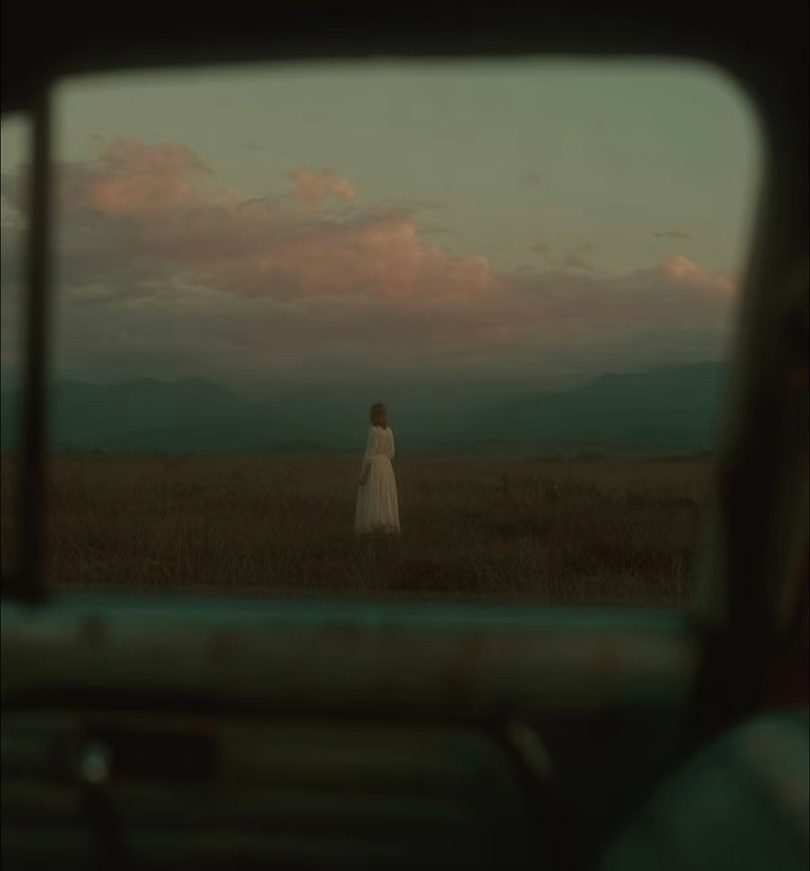
#> input picture image/data/woman.jpg, 810 x 871 px, shrunk from 1200 x 1290 before the run
$ python deblur.py
#> lines starting #> are read from the running program, lines starting #| are printed output that depends on the picture
import numpy as np
import matplotlib.pyplot as plt
from skimage import io, color
from scipy.ndimage import convolve
import os

def run_deblurring_experiment(image_path, lambda_reg=0.01):
    # 1. 加载并转为灰度（为了专注理解线性代数逻辑）
#> called with image_path = '../data/woman.jpg', lambda_reg = 0.05
    img_raw = io.imread(image_path)
#> img_raw is the input picture: shape (871, 810, 3); mean R, G, B 54.3, 54.2, 40.4
    if img_raw.ndim == 3:
        img = color.rgb2gray(img_raw[:,:,:3])
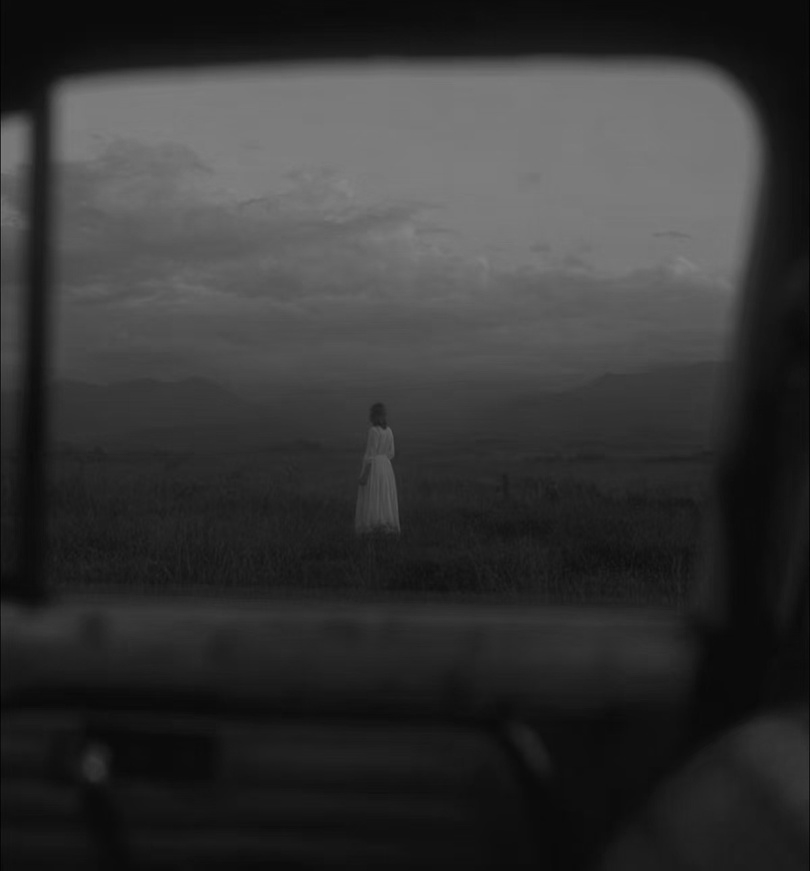
#> img: shape (871, 810) float64; min 0.012, max 0.525, mean 0.209
    else:
        img = img_raw
    img = img.astype(float) / 255.0
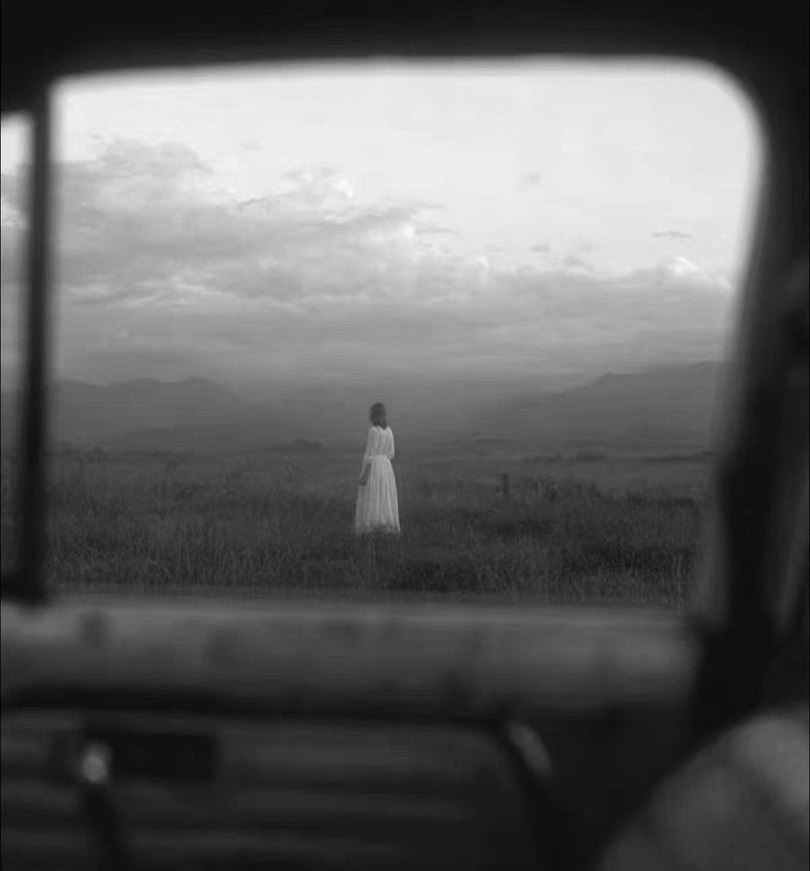
#> img: shape (871, 810) float64; min 4.72e-05, max 0.00206, mean 0.000819; drawn with min black and max white

    # 2. 模拟损坏过程 (y = Ax + v)
    # A: 高斯模糊算子
    psf = np.outer(np.exp(-0.5*np.linspace(-1,1,5)**2), np.exp(-0.5*np.linspace(-1,1,5)**2))
    psf /= psf.sum()
    img_blurred = convolve(img, psf, mode='reflect')

    # v: 加入微小的加性高斯噪声
    noise_sigma = 0.001
    img_corrupted = img_blurred + np.random.normal(0, noise_sigma, img.shape)
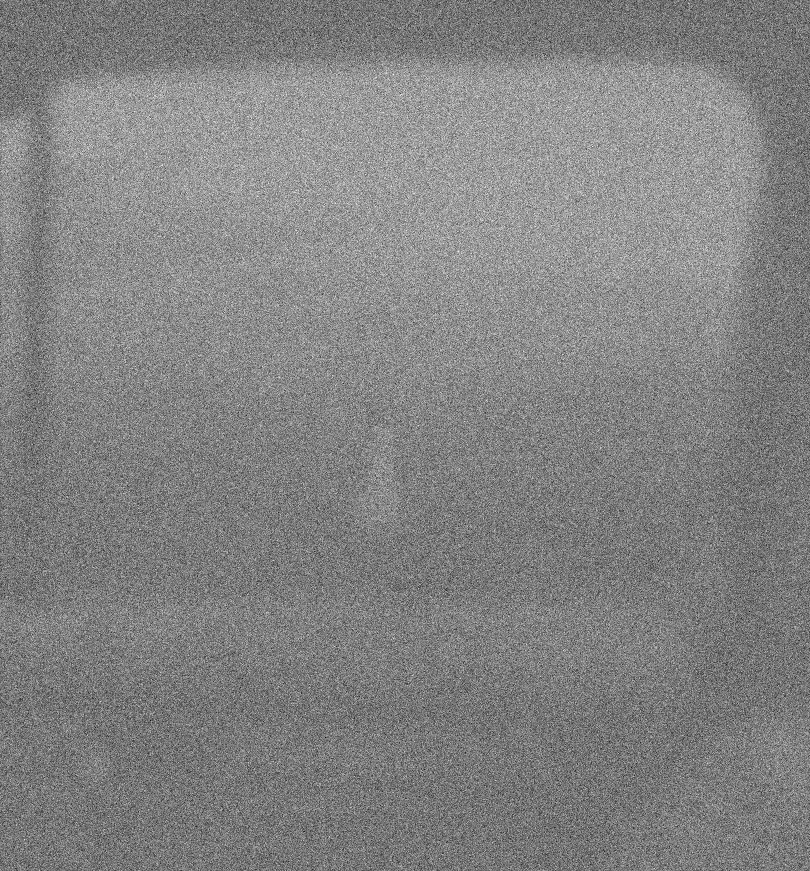
#> img_corrupted: shape (871, 810) float64; min -0.00482, max 0.00617, mean 0.000821; drawn with min black and max white

    # 3. 去模糊处理 (Least-squares de-blurring)
    # 目标：minimize ||Ax - y||^2 + λL(x)
    # 我们使用迭代法（梯度下降）来求解这个最小值
    x_recovered = img_corrupted.copy()
    learning_rate = 0.5
    iterations = 200

    for i in range(iterations):
        # 计算第一项的梯度: 2 * A.T * (Ax - y)
        # 这里 A 是卷积，A.T 也是卷积（对于对称核 psf 来说，两者相同）
        ax_minus_y = convolve(x_recovered, psf, mode='reflect') - img_corrupted
        grad_data = convolve(ax_minus_y, psf, mode='reflect')

        # 计算第二项 λL(x) 的梯度: 对应拉普拉斯算子
        # 拉普拉斯算子核：[[0, -1, 0], [-1, 4, -1], [0, -1, 0]]
        laplacian_kernel = np.array([[0, -1, 0], [-1, 4, -1], [0, -1, 0]])
        grad_reg = convolve(x_recovered, laplacian_kernel, mode='reflect')

        # 更新 x: x = x - step * (grad_data + λ * grad_reg)
        x_recovered = x_recovered - learning_rate * (grad_data + lambda_reg * grad_reg)

        # 确保像素值在 [0, 1] 范围内
        x_recovered = np.clip(x_recovered, 0, 1)
#> this loop made 200 passes
#> pass 1, in run_deblurring_experiment, `ax_minus_y = convolve(x_recovered, psf, mode='reflect') - img_corrupted`:
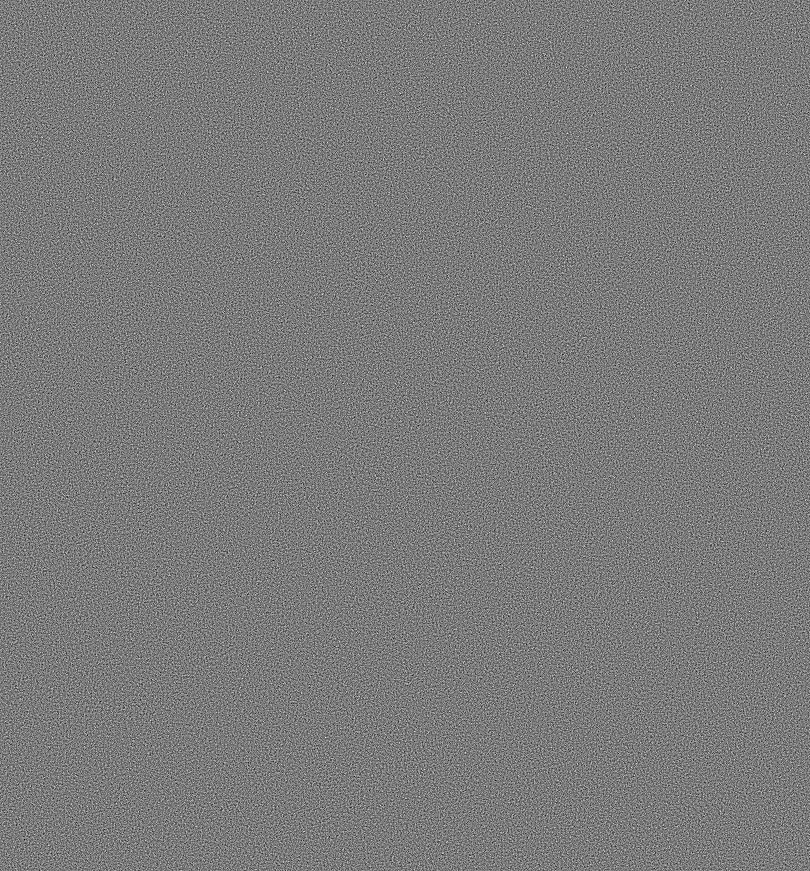
#> ax_minus_y: shape (871, 810) float64; min -0.00451, max 0.00484, mean -1.13e-20; drawn with min black and max white
#> pass 1, in run_deblurring_experiment, `grad_data = convolve(ax_minus_y, psf, mode='reflect')`:
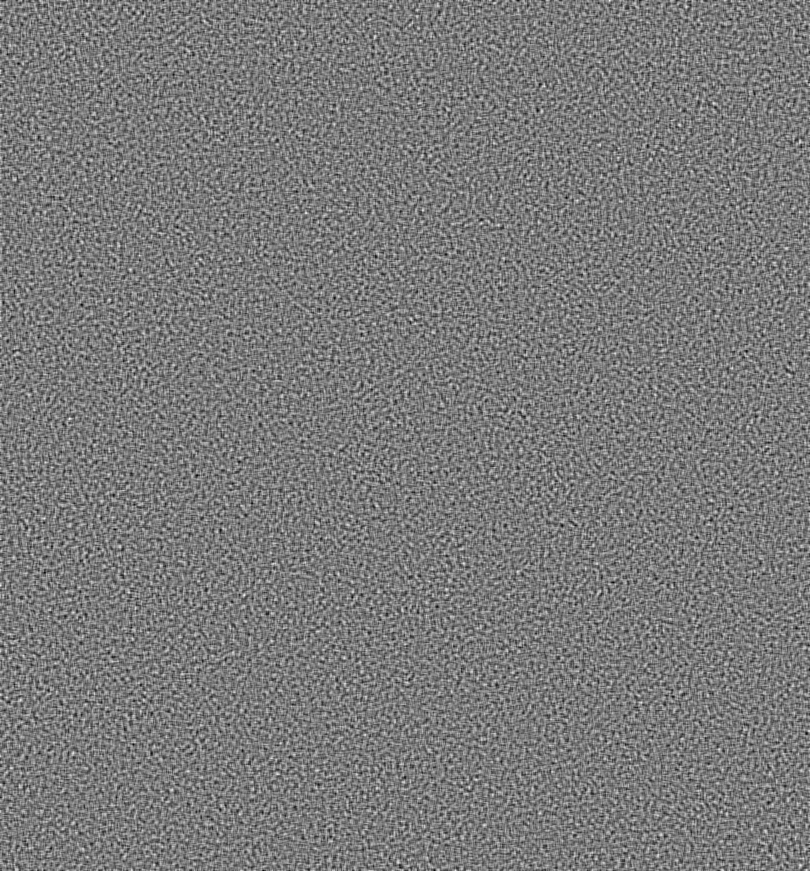
#> grad_data: shape (871, 810) float64; min -0.000404, max 0.000437, mean -1.15e-20; drawn with min black and max white
#> after the loop:
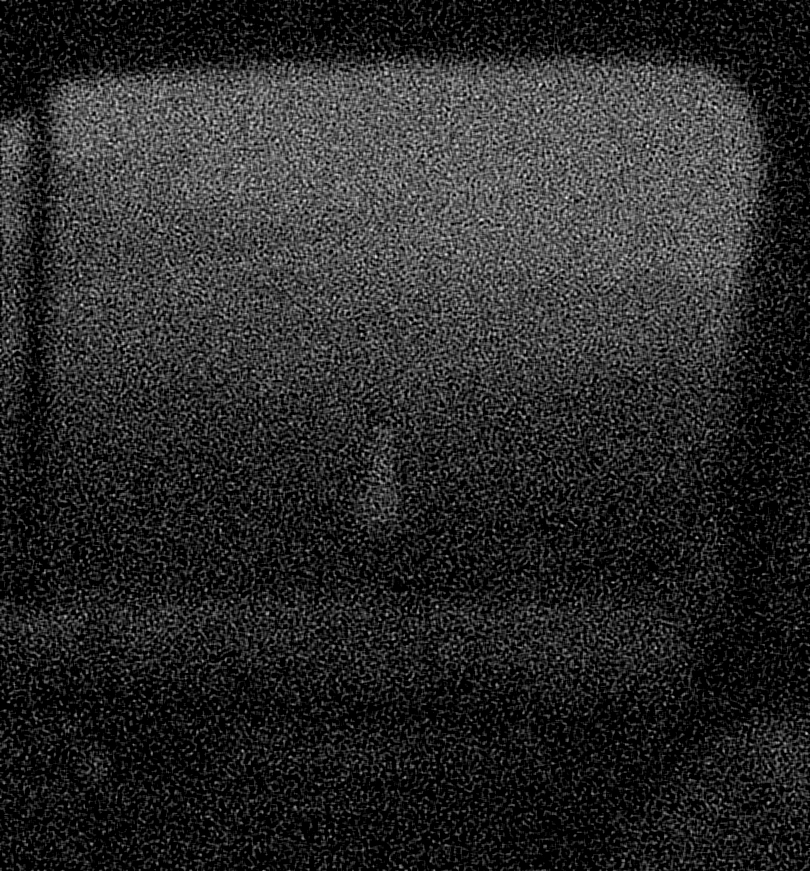
#> x_recovered: shape (871, 810) float64; min 0, max 0.00511, mean 0.000846; drawn with min black and max white

    # --- 4. 可视化 ---
    results_dir = "../results"
    os.makedirs(results_dir, exist_ok=True)
    file_base = os.path.splitext(os.path.basename(image_path))[0]

    # 将 lambda 格式化为字符串，例如 lambda=0.050
    lambda_str = f"lambda_{lambda_reg:.3f}"

    # 修改后的保存文件名
    save_filename = f"{file_base}_Deblur_{lambda_str}_noise_{noise_sigma}.png"

    fig, axes = plt.subplots(1, 3, figsize=(18, 6))
    titles = ["Original", "Corrupted (Blur + Noise)", f"Recovered (λ={lambda_reg})"]
    datas = [img, img_corrupted, x_recovered]

    for i in range(3):
        axes[i].imshow(datas[i], cmap='gray')
        axes[i].set_title(titles[i])
        axes[i].axis('off')

    plt.tight_layout()
    plt.savefig(os.path.join(results_dir, save_filename)) # 使用含 lambda 的文件名
    plt.show()

if __name__ == "__main__":
    img_path = "../data/woman.jpg"
    if os.path.exists(img_path):
        run_deblurring_experiment(img_path, lambda_reg=0.05)

$ run again, with image/data/Mandrill.png saved as image/data/woman.jpg
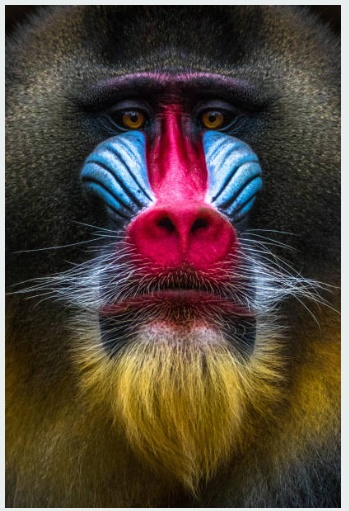
#> input picture image/data/Mandrill.png, 349 x 511 px
#> in run_deblurring_experiment, img_raw is the input picture: shape (511, 349, 3); mean R, G, B 82.6, 68.9, 59.4
#> the loop in run_deblurring_experiment, `for i in range(iterations):` made 200 passes
#> pass 1, in run_deblurring_experiment, `grad_reg = convolve(x_recovered, laplacian_kernel, mode='reflect')`:
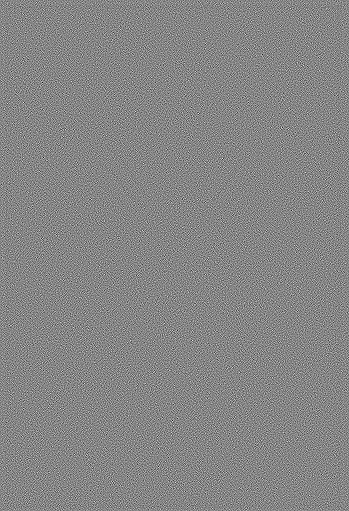
#> grad_reg: shape (511, 349) float64; min -0.0224, max 0.0203, mean -9.34e-22; drawn with min black and max white
#> after the loop in run_deblurring_experiment, `for i in range(iterations):`:
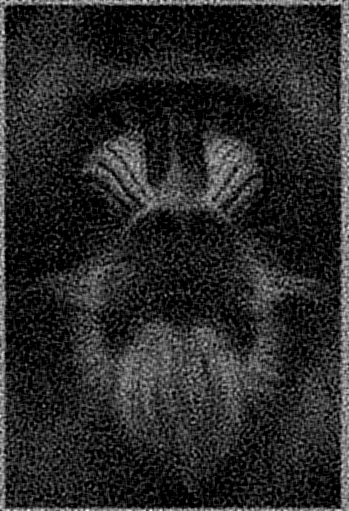
#> x_recovered: shape (511, 349) float64; min 0, max 0.00688, mean 0.00111; drawn with min black and max white
